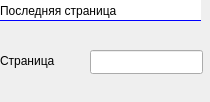
<?xml version="1.0" encoding="UTF-8"?>
<ui version="4.0">
 <class>Form</class>
 <widget class="QWidget" name="Form">
  <property name="geometry">
   <rect>
    <x>0</x>
    <y>0</y>
    <width>210</width>
    <height>102</height>
   </rect>
  </property>
  <property name="windowTitle">
   <string>Form</string>
  </property>
  <widget class="QLabel" name="mainpage_label">
   <property name="geometry">
    <rect>
     <x>0</x>
     <y>0</y>
     <width>201</width>
     <height>21</height>
    </rect>
   </property>
   <property name="styleSheet">
    <string notr="true">background-color: white;
color: black;
border-bottom: 1px solid blue;</string>
   </property>
   <property name="text">
    <string>Последняя страница</string>
   </property>
  </widget>
  <widget class="QLabel" name="page_label">
   <property name="geometry">
    <rect>
     <x>0</x>
     <y>50</y>
     <width>81</width>
     <height>21</height>
    </rect>
   </property>
   <property name="text">
    <string>Страница</string>
   </property>
  </widget>
  <widget class="QLineEdit" name="last_page_line_edit">
   <property name="geometry">
    <rect>
     <x>90</x>
     <y>50</y>
     <width>113</width>
     <height>24</height>
    </rect>
   </property>
  </widget>
 </widget>
 <resources/>
 <connections/>
</ui>
